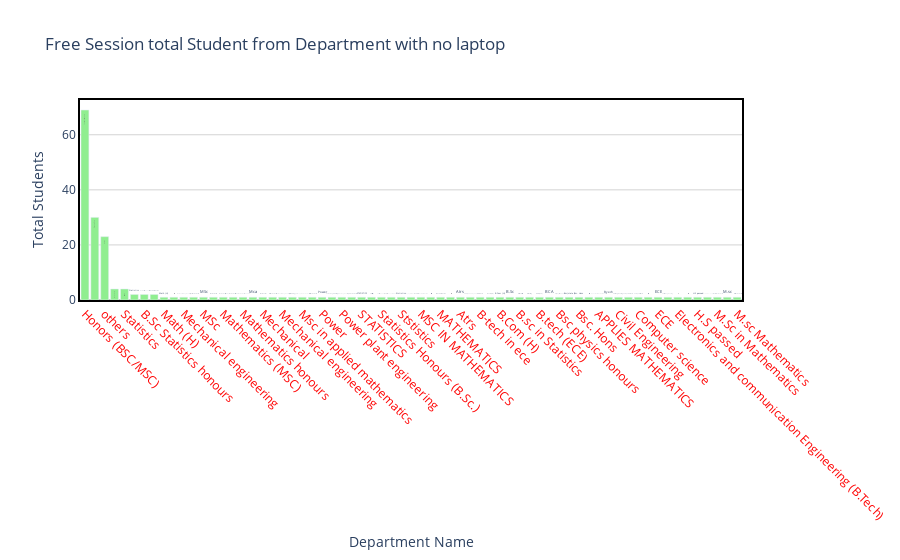

Notebook code for this chart:
### Code cell
draw_trace_bar_laptop(no_laptop_dept,'Department','no_laptop_count','Free Session total Student from Department with no laptop ', 'Department Name','Total Students',"lightgreen")

### Figure 1 — Plotly figure (JSON) as saved in the notebook; plotly's stock layout.template omitted (floating-point values rounded to 4 significant figures)
{"data": [{"marker": {"color": "lightgreen"}, "text": ["Honors (BSC/MSC)", "Engineering", "others", "Mathematics", "Statistics", "Statistics ", "B.Sc Statistics honours", "MATHEMATICS ", "Math (H) ", "Master of science in applied Mathematics", "Mechanical engineering", "MSc Mathematics", "MSc", "Mathematics ", "Mathematics (MSC)", "Mathematics MSc.", "Mathematics honours ", "Mca", "Mechanical", "Msc Mathematics ", "Mechanical engineering ", "Microbiology", "Msc in applied mathematics", "Msc. Mathematics", "Power", "Power engineering", "Power plant engineering", "Pure mathematics", "STATISTICS", "Statistics (H)", "Statistics Honours (B.Sc.)", "Statistics Honours Student", "Ststistics", "Studying M.sc in mathematics", "MSC IN MATHEMATICS", " LINEAR ALGEBRA IN MATHEMATICS", "MATHEMATICS", "Bsc. Statistics Honours Student(Final Year)", "Atrs", "B-tech (ECE 2'nd year)", "B-tech in ece", "B. Tech (Cse) ", "B.Com (H)", "B.Sc", "B.sc in Statistics", "B.sc nursing", "B.tech (ECE)", "BCA", "Bsc physics honours ", "Bsc(state )", "Bsc. Hons", "Btech 4th year on ECE department", "APPLIES MATHEMATICS", "Byech", "Civil Engineering", "Computer Science", "Computer science", "Did my graduation on mathematics", "ECE", "Electrical engineering", "Electronics and communication Engineering (B.Tech)", "Electronics and telecommunication", "H.S passed", "M.SC. IN APPLIED MATHEMATICS", "M.Sc in Mathematics", "M.sc", "M.sc Mathematics"], "type": "bar", "x": ["Honors (BSC/MSC)", "Engineering", "others", "Mathematics", "Statistics", "Statistics ", "B.Sc Statistics honours", "MATHEMATICS ", "Math (H) ", "Master of science in applied Mathematics", "Mechanical engineering", "MSc Mathematics", "MSc", "Mathematics ", "Mathematics (MSC)", "Mathematics MSc.", "Mathematics honours ", "Mca", "Mechanical", "Msc Mathematics ", "Mechanical engineering ", "Microbiology", "Msc in applied mathematics", "Msc. Mathematics", "Power", "Power engineering", "Power plant engineering", "Pure mathematics", "STATISTICS", "Statistics (H)", "Statistics Honours (B.Sc.)", "Statistics Honours Student", "Ststistics", "Studying M.sc in mathematics", "MSC IN MATHEMATICS", " LINEAR ALGEBRA IN MATHEMATICS", "MATHEMATICS", "Bsc. Statistics Honours Student(Final Year)", "Atrs", "B-tech (ECE 2'nd year)", "B-tech in ece", "B. Tech (Cse) ", "B.Com (H)", "B.Sc", "B.sc in Statistics", "B.sc nursing", "B.tech (ECE)", "BCA", "Bsc physics honours ", "Bsc(state )", "Bsc. Hons", "Btech 4th year on ECE department", "APPLIES MATHEMATICS", "Byech", "Civil Engineering", "Computer Science", "Computer science", "Did my graduation on mathematics", "ECE", "Electrical engineering", "Electronics and communication Engineering (B.Tech)", "Electronics and telecommunication", "H.S passed", "M.SC. IN APPLIED MATHEMATICS", "M.Sc in Mathematics", "M.sc", "M.sc Mathematics"], "y": [69, 30, 23, 4, 4, 2, 2, 2, 1, 1, 1, 1, 1, 1, 1, 1, 1, 1, 1, 1, 1, 1, 1, 1, 1, 1, 1, 1, 1, 1, 1, 1, 1, 1, 1, 1, 1, 1, 1, 1, 1, 1, 1, 1, 1, 1, 1, 1, 1, 1, 1, 1, 1, 1, 1, 1, 1, 1, 1, 1, 1, 1, 1, 1, 1, 1, 1]}], "layout": {"hovermode": "closest", "paper_bgcolor": "rgba(0, 0, 0, 0)", "plot_bgcolor": "rgba(0, 0, 0, 0)", "title": {"text": "Free Session total Student from Department with no laptop "}, "xaxis": {"linecolor": "black", "linewidth": 2, "mirror": true, "showline": true, "showticklabels": true, "tickangle": 45, "tickfont": {"color": "red", "size": 12}, "title": {"text": "Department Name"}, "zeroline": true, "zerolinecolor": "grey", "zerolinewidth": 1}, "yaxis": {"gridcolor": "lightgrey", "linecolor": "black", "linewidth": 2, "mirror": true, "showline": true, "title": {"text": "Total Students"}, "zeroline": true, "zerolinecolor": "grey", "zerolinewidth": 1}}}
